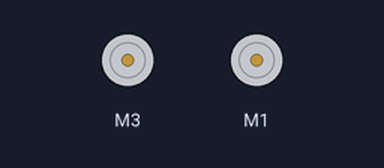
This sketch was run on a simulated Arduino Mega 2560, built with avr-gcc and run on an emulated ATmega2560. Parts: 2 × DC motor (green arrow = forward, orange = backward, longer = faster). At 28.4 s the program stops and its outputs stay as they are.

Above: at 0.1 s.
At 11.6 s:
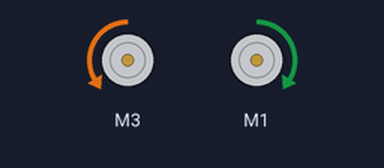
At 17.7 s:
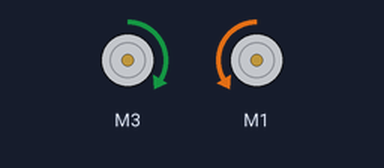
At 25.4 s:
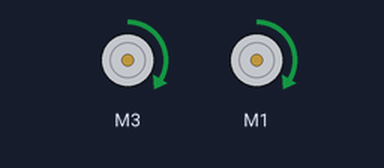
Timing chart, 0 to 29.4 s (numbered marks = the images above):
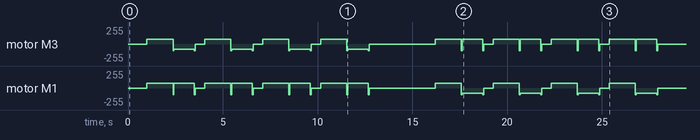

The sketch:

B3_06_SpinSquare.ino
```cpp
/* B3_SpinSquare.ino
   Drive the TWO-WHEELED Bread Board Bot (BBbot, B^3)
   in a square, stopping at (or near!) end point.

   Arduino: Arduino Mega 256 v3 Clone
   Motor Shield: Adafruit assembled Motor Shield for Arduino v2
   ---->  http://www.adafruit.com/products/1438

   Programmer: Dave Eslinger; June 7, 2015
   Revisions:
*/
#include <Wire.h>
#include <Adafruit_MotorShield.h>
#include <math.h>
#include <breadboardbot.h>

// Create the motor shield object with the default I2C address
Adafruit_MotorShield AFMS = Adafruit_MotorShield();

// Define Constants
const byte TESTSPEED = 75;
const byte DIRECTION = TURNLEFT;

// Define 'ports' for motors.
const byte LEFT_MOTOR_PORT = 3;
const byte RIGHT_MOTOR_PORT = 1;
// Create pointers to motor control objects
Adafruit_DCMotor *motorLeft = AFMS.getMotor(LEFT_MOTOR_PORT);
Adafruit_DCMotor *motorRight = AFMS.getMotor(RIGHT_MOTOR_PORT);

void setup(void){
  AFMS.begin();  // create with the default frequency 1.6KHz
  // Turn off all motors to start, just a good habit
  motorLeft->run(RELEASE);
  motorRight->run(RELEASE);
}

void loop(void){

  delay(1000); // Delay for a second to give time to place the robot.

  // Autonomous loop for driving in a square
  for ( byte leg = 1; leg <= 4; leg++ ) {
    drive(10., TESTSPEED, motorLeft, motorRight);// Forward for 10 inches
    spin(-90., TESTSPEED, motorLeft, motorRight); // 90 deg. to left
    allStop(FORWARD, motorLeft, motorRight);
    delay(500);  // Pause for 1/2 a second after turning
  }
  delay(3000);
  for ( byte leg = 1; leg <= 4; leg++ ) {
    drive(10., TESTSPEED, motorLeft, motorRight);// Forward for 10 inches
    spin(90., TESTSPEED, motorLeft, motorRight); // 90 deg. to left
    allStop(FORWARD, motorLeft, motorRight);
    delay(500);  // Pause for 1/2 a second after turning
  }
  while(1){}
}
```
